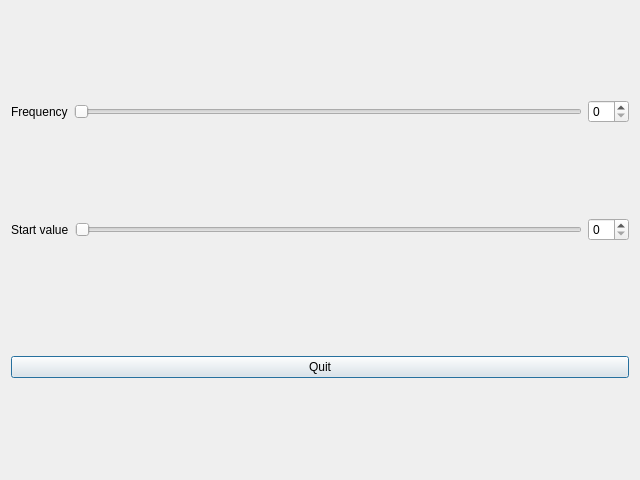
<?xml version="1.0" encoding="UTF-8"?>
<ui version="4.0">
 <class>Dialog</class>
 <widget class="QDialog" name="Dialog">
  <property name="geometry">
   <rect>
    <x>0</x>
    <y>0</y>
    <width>640</width>
    <height>480</height>
   </rect>
  </property>
  <property name="windowTitle">
   <string>Dialog</string>
  </property>
  <layout class="QGridLayout" name="gridLayout_4">
   <item row="0" column="0">
    <layout class="QGridLayout" name="gridLayout_2">
     <item row="0" column="0">
      <widget class="QLabel" name="label">
       <property name="text">
        <string>Frequency</string>
       </property>
      </widget>
     </item>
     <item row="0" column="1">
      <widget class="QSlider" name="frequencySlider">
       <property name="orientation">
        <enum>Qt::Horizontal</enum>
       </property>
      </widget>
     </item>
     <item row="0" column="2">
      <widget class="QSpinBox" name="frequencyBox"/>
     </item>
    </layout>
   </item>
   <item row="2" column="0">
    <spacer name="horizontalSpacer">
     <property name="orientation">
      <enum>Qt::Horizontal</enum>
     </property>
     <property name="sizeHint" stdset="0">
      <size>
       <width>613</width>
       <height>20</height>
      </size>
     </property>
    </spacer>
   </item>
   <item row="1" column="0">
    <layout class="QGridLayout" name="gridLayout_3">
     <item row="0" column="0">
      <widget class="QLabel" name="label_2">
       <property name="text">
        <string>Start value</string>
       </property>
      </widget>
     </item>
     <item row="0" column="2">
      <widget class="QSpinBox" name="spinBox"/>
     </item>
     <item row="0" column="1">
      <widget class="QSlider" name="horizontalSlider">
       <property name="orientation">
        <enum>Qt::Horizontal</enum>
       </property>
      </widget>
     </item>
    </layout>
   </item>
   <item row="3" column="0">
    <widget class="QPushButton" name="pushButton">
     <property name="text">
      <string>Quit</string>
     </property>
    </widget>
   </item>
  </layout>
 </widget>
 <resources/>
 <connections>
  <connection>
   <sender>horizontalSlider</sender>
   <signal>valueChanged(int)</signal>
   <receiver>spinBox</receiver>
   <slot>setValue(int)</slot>
   <hints>
    <hint type="sourcelabel">
     <x>556</x>
     <y>224</y>
    </hint>
    <hint type="destinationlabel">
     <x>586</x>
     <y>224</y>
    </hint>
   </hints>
  </connection>
  <connection>
   <sender>frequencySlider</sender>
   <signal>valueChanged(int)</signal>
   <receiver>frequencyBox</receiver>
   <slot>setValue(int)</slot>
   <hints>
    <hint type="sourcelabel">
     <x>535</x>
     <y>78</y>
    </hint>
    <hint type="destinationlabel">
     <x>585</x>
     <y>78</y>
    </hint>
   </hints>
  </connection>
  <connection>
   <sender>frequencyBox</sender>
   <signal>valueChanged(int)</signal>
   <receiver>frequencySlider</receiver>
   <slot>setValue(int)</slot>
   <hints>
    <hint type="sourcelabel">
     <x>588</x>
     <y>87</y>
    </hint>
    <hint type="destinationlabel">
     <x>556</x>
     <y>88</y>
    </hint>
   </hints>
  </connection>
  <connection>
   <sender>spinBox</sender>
   <signal>valueChanged(int)</signal>
   <receiver>horizontalSlider</receiver>
   <slot>setValue(int)</slot>
   <hints>
    <hint type="sourcelabel">
     <x>592</x>
     <y>212</y>
    </hint>
    <hint type="destinationlabel">
     <x>565</x>
     <y>212</y>
    </hint>
   </hints>
  </connection>
  <connection>
   <sender>pushButton</sender>
   <signal>clicked()</signal>
   <receiver>Dialog</receiver>
   <slot>close()</slot>
   <hints>
    <hint type="sourcelabel">
     <x>440</x>
     <y>459</y>
    </hint>
    <hint type="destinationlabel">
     <x>443</x>
     <y>414</y>
    </hint>
   </hints>
  </connection>
 </connections>
</ui>
